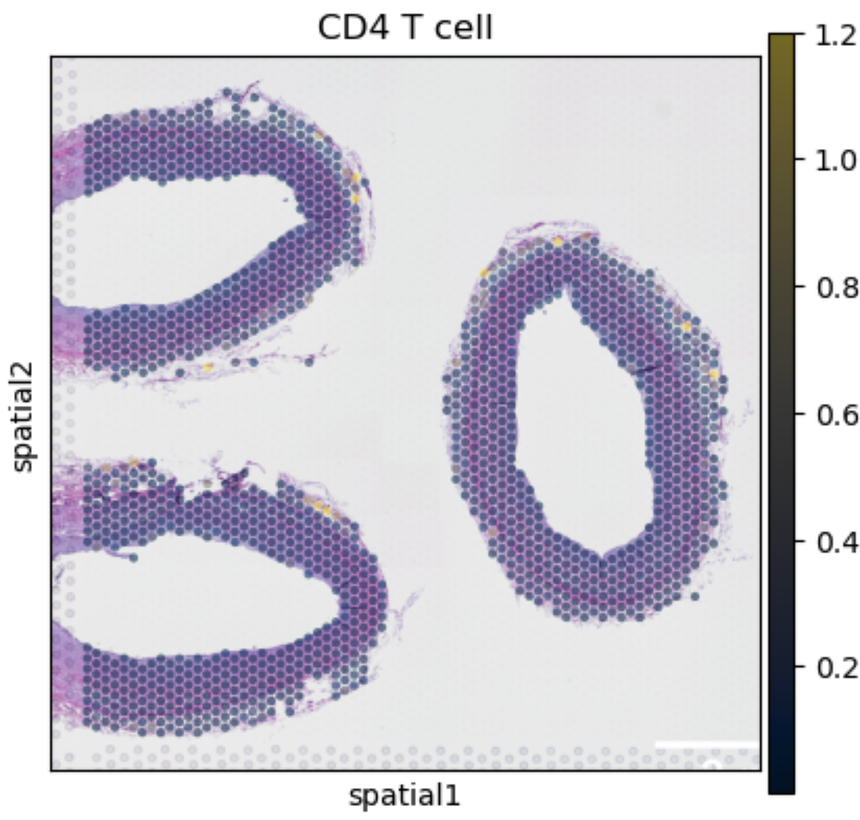
#> input picture report/images/cd4pa2.png, 860 x 820 px, shrunk from 1236 x 1178 before the run
$ python compare_plots.py report/images/cd4pa2.png report/images/cd8pa3.png report/images/cd8pa3.png
#> lines starting #> are read from the running program, lines starting #| are printed output that depends on the picture
#!/usr/bin/env python3
import matplotlib.pyplot as plt
import cv2
import argparse


def compare_plots(plot1_file, plot2_file, plot3_file, output_file=None):
#> called with plot1_file = 'report/images/cd4pa2.png', plot2_file = 'report/images/cd8pa3.png', plot3_file = 'report/images/cd8pa3.png'
    print(f"Creating diff of {plot1_file}, {plot2_file}, and {plot3_file}...")

    # Extract n_cells from filenames
    n_cells_1 = plot1_file.split('/')[-1][1:-4]
    n_cells_2 = plot2_file.split('/')[-1][1:-4]
    n_cells_3 = plot3_file.split('/')[-1][1:-4]

    # Load plots in grayscale
    plot1 = cv2.imread(plot1_file, cv2.IMREAD_GRAYSCALE)
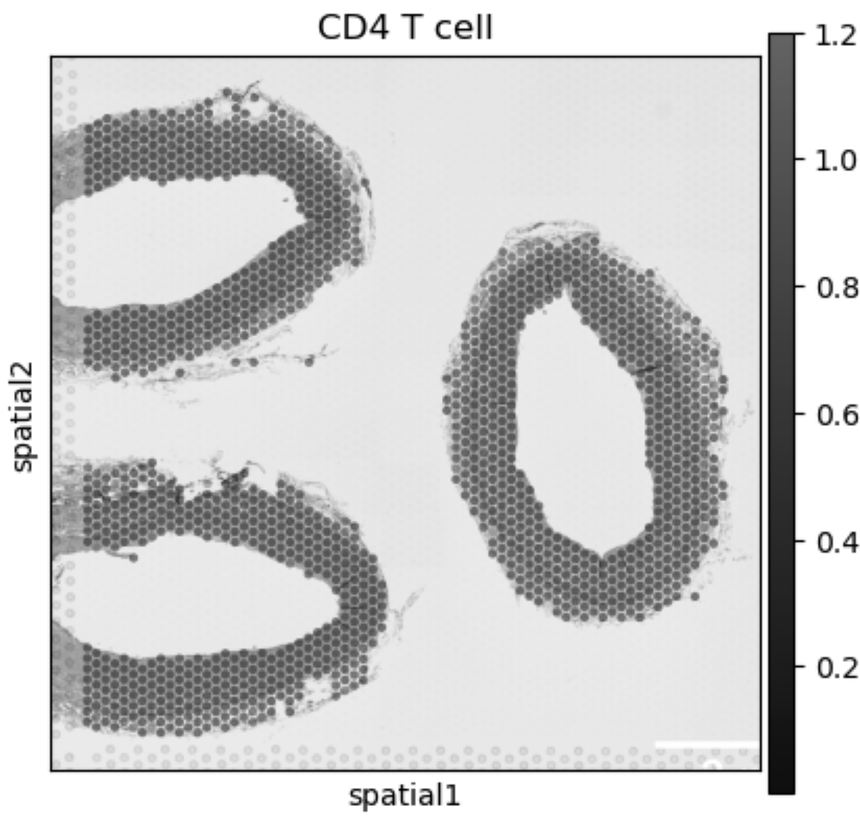
#> plot1: shape (820, 860); min 0, max 255, mean 203.9
    plot2 = cv2.imread(plot2_file, cv2.IMREAD_GRAYSCALE)
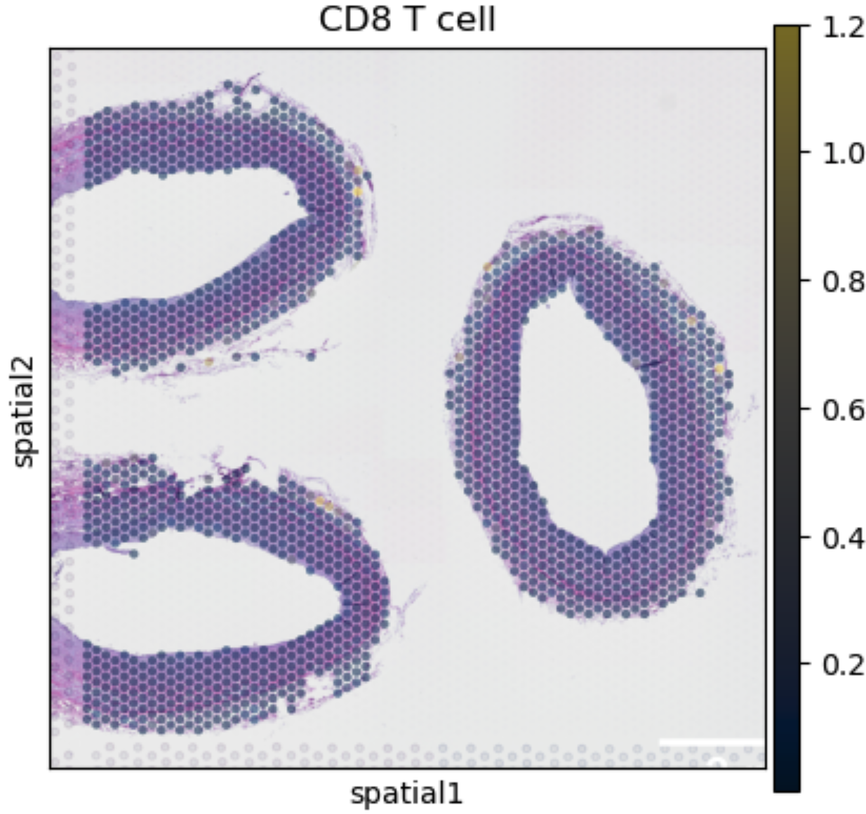
#> input picture report/images/cd8pa3.png, 866 x 814 px, shrunk from 1234 x 1160 before the run
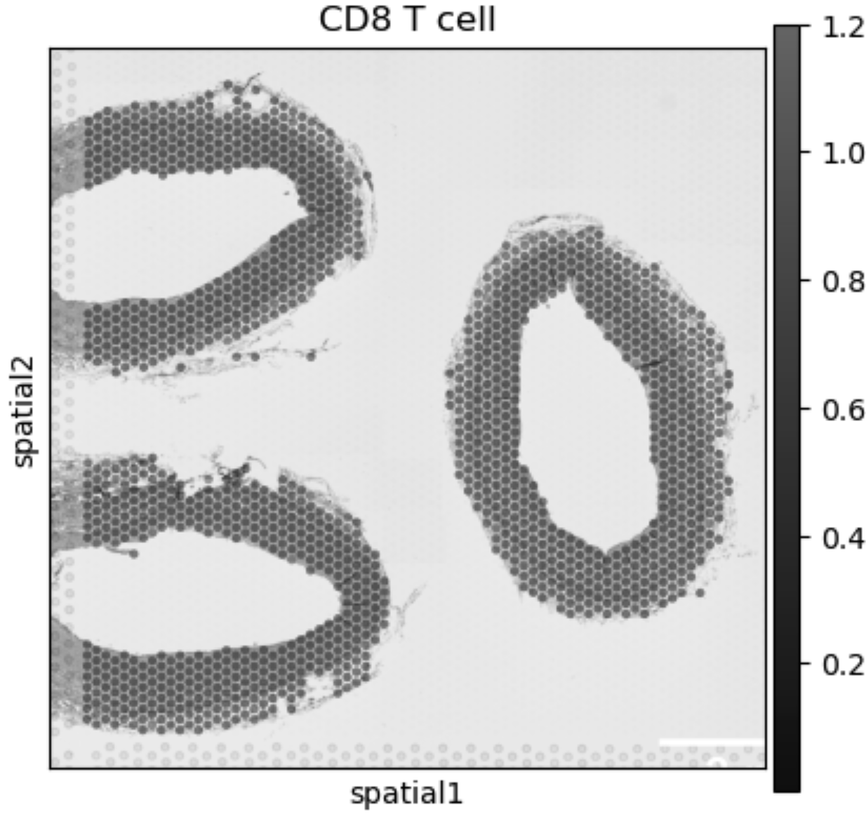
#> plot2: shape (814, 866); min 0, max 255, mean 202.9
    plot3 = cv2.imread(plot3_file, cv2.IMREAD_GRAYSCALE)

    # Ensure same sizes for all plots
    if plot1.shape[:2] != plot2.shape[:2] or plot1.shape[:2] != plot3.shape[:2]:
#> (the run stopped early here; a loop or call above may not have finished)
